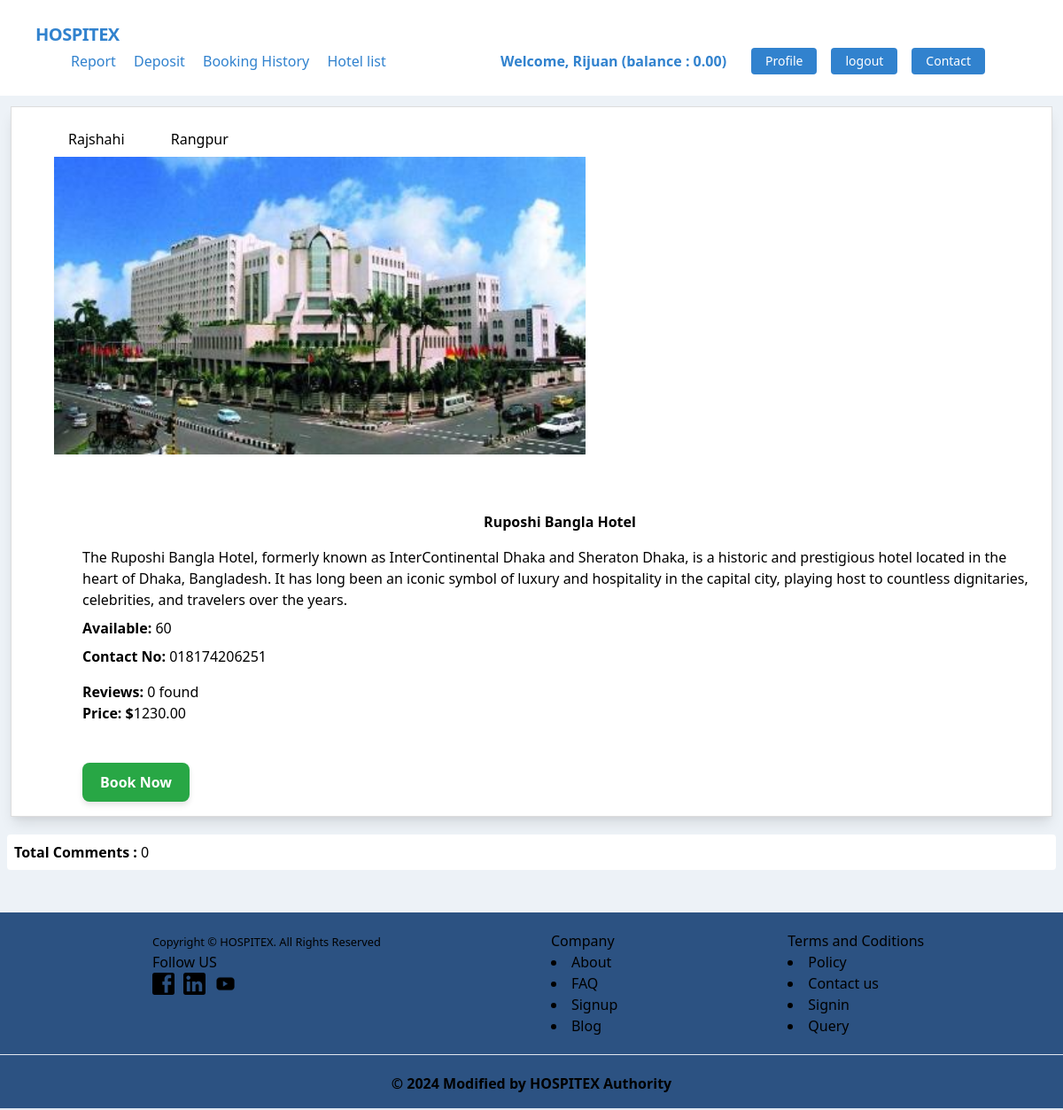
The page /hotels/details/4/ (signed in) on the database its author committed.
### accounts/models.py (models this page shows, shortened)
class UserAccount(models.Model):
    user = models.OneToOneField(User,related_name='account',on_delete=models.CASCADE)
    account_no = models.IntegerField(unique=True)
    birth_date = models.DateField(null=True,blank=True)
    gender = models.CharField(max_length=10,choices=[
        ('Male','Male'),
        ('Female','Female'),
    ])
    balance = models.DecimalField(default=0,max_digits=12, decimal_places=2)
    initial_deposit_date =models.DateField(auto_now_add=True)

### hotel/models.py (models this page shows, shortened)
class Category(models.Model):
    name = models.CharField(max_length=50)
    slug = models.SlugField(max_length=40, unique=True, blank=True)

class Hotel(models.Model):
    categories = models.ManyToManyField(Category)
    title = models.CharField(max_length=120)
    description = models.TextField()
    image = models.ImageField(upload_to='hotel/media/uploads',blank=True,null=True)
    phone_no = models.CharField(max_length=50,blank=True,null=True)
    price = price = models.DecimalField(max_digits=12, decimal_places=2)
    rooms = models.PositiveIntegerField(default = 0)

### hotel/views.py (the view, shortened to what this page needs)
# urls.py: path('hotels/details/<int:pk>/', DetailHotelView.as_view(), name='hotel_detail'),
class DetailHotelView(DetailView):
    model = Hotel
    template_name = 'hotel_detail.html'
    form_class = ReviewForm
    def get_context_data(self, **kwargs):
        context = super().get_context_data(**kwargs)
        hotel = self.object
        reviews = Review.objects.filter(hotel=hotel)
        comment_form = self.form_class()
        if self.request.user.is_authenticated:
            user_has_booked = BookingHotelHistory.objects.filter(user=self.request.user, hotel=hotel).exists()
        else:
            user_has_booked = False
        context['reviews'] = reviews
        context['comment_form'] = comment_form
        context['user_has_booked'] = user_has_booked
        return context

### hotel/templates/hotel_detail.html (shortened to what this page needs)
{% extends 'base.html' %} {% load static %}
{% load crispy_forms_tags %}
{% block body %}
<div class="card m-3 bg-white shadow-lg p-4 mb-5 rounded-4 border-0" style="border: 1px solid #ddd;">
  <div class="row g-0">
      <div class="p-2">
          {% for category in hotel.categories.all %}
              <span class="badge bg-primary text-light ml-8 fs-6 p-2 me-2">{{ category.name }}</span>
          {% endfor %}
      </div>
      <div class="flex flex-wrap">
      <div class="col-12 col-md-6">
        {% if hotel.image %}
            <img src="{{ hotel.image.url }}" alt="{{ hotel.title }}" class="w-200 ml-8 rounded-3 shadow-sm" style="width:600px; height: 100%; object-fit: cover;">
        {% else %}
            <img src="{% static 'default-image.jpg' %}" alt="Default image" class="w-100 rounded-3 shadow-sm" style="height: 100%; object-fit: cover;">
        {% endif %}
      </div>
    <div class="col-12 col-md-6 card-body mt-16 ml-16 d-flex flex-column justify-content-center">
        <h5 class="card-title text-center  text-primary fw-bold display-6"><strong>{{ hotel.title }}</strong></h5>
        <p class="card-text mt-4 m-auto fs-5">{{ hotel.description }}</p>
        <p class="card-text mt-2 fs-5"><strong>Available: </strong> {{ hotel.rooms }}</p>
        <p class="card-text mt-2"><strong>Contact No: </strong>{{ hotel.phone_no }}</p>
        <p class="card-text mt-4 fs-5"><strong>Reviews: </strong> {{ reviews|length }} found</p>
        <p class="card-text mb-8 fs-5"><strong>Price: $</strong>{{ hotel.price }}</p>
        {% if request.user.is_authenticated %}
        <form method="post" action="{% url 'book_hotel' hotel.id %}">
            <button type="submit" class="btn btn-primary btn-lg mt-3 shadow-lg">Book Now</button>
        </form>
        {% endif %}
      </div>
      </div>
  </div>
</div>
  <section>
    <div class="card m-2">
        <h5 class="p-2 bg-white rounded fs-5 fw-bold"><strong>Total Comments : </strong> {{ reviews | length }}</h5>
</div>
  </section>
{% endblock %}

### core/templates/navbar.html (shortened to what this page needs)
<nav class="flex items-center justify-between flex-wrap bg-white p-6 px-10">
    <div class="flex items-center flex-shrink-0 text-white mr-6">
        <span class="font-semibold text-xl tracking-tight text-blue-600 font-bold"><a href="{% url "home" %}">HOSPITEX</a></span>
    </div>
    <div class="w-full block flex-grow lg:flex lg:items-center lg:w-auto px-10">
        {% if request.user.is_authenticated %}
            <div class="text-md lg:flex-grow">
                <a href="{% url "transaction_report" %}" class="block mt-4 lg:inline-block lg:mt-0 text-blue-600 hover:text-red-900 hover:font-black mr-4">
                    Report
                </a>
                <a href="{% url "deposit_money" %}" class="block mt-4 lg:inline-block lg:mt-0 text-blue-600 hover:text-red-900 hover:font-black mr-4">
                    Deposit
                </a>
                <a href="{% url "booking_history" %}" class="block mt-4 lg:inline-block lg:mt-0 text-blue-600 hover:text-red-900 hover:font-black mr-4">
                    Booking History
                </a>
                <a href="{% url "hotel_list" %}" class="block mt-4 lg:inline-block lg:mt-0 text-blue-600 hover:text-red-900 hover:font-black mr-4">
                    Hotel list
                </a>
            </div>
            <div class="flex w-auto">
                <div class="text-blue-600 my-auto font-black px-5">Welcome, {{ request.user.first_name }} (balance : {{request.user.account.balance}}) </div>
                <a href="{% url 'profile' %}" class="mx-2 inline-block font-medium text-sm px-4 py-2 leading-none bg-blue-600 rounded text-white border-white hover:border-transparent hover:text-dark hover:bg-blue-700 mt-4 lg:mt-0">Profile</a>
                <form method="post" action="{% url 'logout' %}">
                    <button type="submit" class="mx-2 inline-block font-medium text-sm px-4 py-2 leading-none bg-blue-600 rounded text-white border-white hover:border-transparent hover:text-dark hover:bg-blue-700 mt-4 lg:mt-0">logout</button>
                </form>
                <a href="{% url "contact" %}" class="inline-block font-medium mx-2 text-sm px-4 py-2 leading-none bg-blue-600 rounded text-white border-white hover:border-transparent hover:text-gray-800 hover:bg-white mt-4 lg:mt-0">Contact</a>
            </div>
        {% endif %}
    </div>
</nav>

### hotel/templates/hotel_detail.html (style rules this page uses)
body { background-color:; }
.btn { background-color: #28a745; color: white; padding: 10px 20px; font-size: 16px; font-weight: bold; border-radius: 8px; border: none; box-shadow: 0 4px 6px rgba(0, 0, 0, 0.1); cursor: pointer; transition: background-color 0.3s ease, transform 0.2s ease; }

### rows shown on the page
Category: name "Rajshahi"
Category: name "Rangpur"
Hotel: image (picture), title "Ruposhi Bangla Hotel", description "The Ruposhi Bangla Hotel, formerly known as InterContinental Dhaka and Sheraton Dhaka, is a historic and prestigious hotel located in the heart of Dhaka, Bangladesh. It has long been an iconic symbol of luxury and hospitality in the capital city, playing host to countless dignitaries, celebrities, and travelers over the years.", rooms "60", phone_no "018174206251", price "1230.00"

### other values the page prints
{{ request.user.first_name }} "Rijuan"
{{ request.user.account.balance }} "0.00"
{{ reviews|length }} "0"
{{ reviews | length }} "0"
